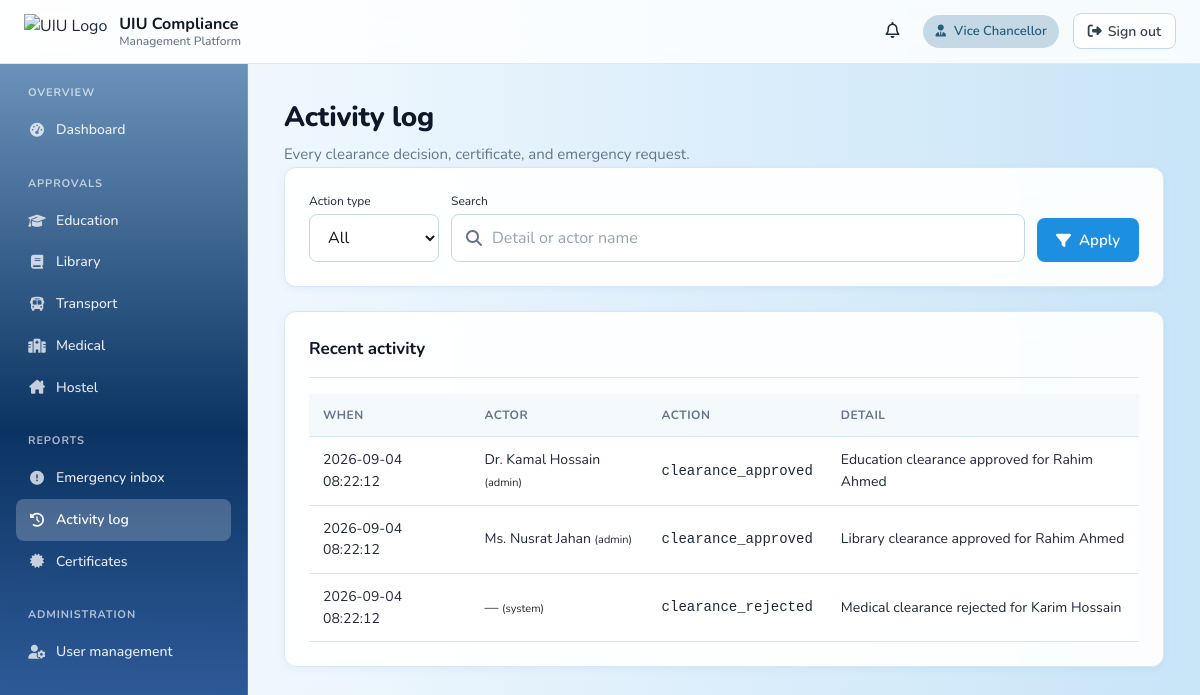
Page /vc/activity-log.php (signed in) on the committed database.
### tables this page shows
CREATE TABLE activity_log (
    id            INT UNSIGNED AUTO_INCREMENT PRIMARY KEY,
    actor_id      INT UNSIGNED NULL,
    action        VARCHAR(80) NOT NULL,
    target_type   VARCHAR(40) NULL,
    target_id     INT UNSIGNED NULL,
    detail        VARCHAR(500) NULL,
    created_at    DATETIME NOT NULL DEFAULT CURRENT_TIMESTAMP,
    CONSTRAINT fk_act_actor FOREIGN KEY (actor_id) REFERENCES users(id) ON DELETE SET NULL,
    KEY idx_actor (actor_id),
    KEY idx_time (created_at),
    KEY idx_action (action)
);

CREATE TABLE users (
    id           INT UNSIGNED AUTO_INCREMENT PRIMARY KEY,
    role         ENUM('student','admin','vc') NOT NULL,
    full_name    VARCHAR(120) NOT NULL,
    email        VARCHAR(190) NOT NULL,
    password     VARCHAR(255) NOT NULL,           
    student_id   VARCHAR(40)  NULL,               
    employee_id  VARCHAR(40)  NULL,             
    department   VARCHAR(60)  NULL,
    status       ENUM('active','suspended') NOT NULL DEFAULT 'active',
    created_at   DATETIME     NOT NULL DEFAULT CURRENT_TIMESTAMP,
    updated_at   DATETIME     NOT NULL DEFAULT CURRENT_TIMESTAMP ON UPDATE CURRENT_TIMESTAMP,
    UNIQUE KEY uniq_email (email),
    UNIQUE KEY uniq_student_id (student_id),
    UNIQUE KEY uniq_employee_id (employee_id),
    KEY idx_role (role)
);

### backend/config/db.php (called while the page is built, shortened)
<?php
function db(): PDO
{
    static $pdo = null;
    $host    = '127.0.0.1';
    $port    = '3306';
    $name    = 'uiu_clearance';
    $user    = 'root';
    $pass    = '';
    $charset = 'utf8mb4';
    $dsn = "mysql:host={$host};port={$port};dbname={$name};charset={$charset}";
    $options = [
        PDO::ATTR_ERRMODE            => PDO::ERRMODE_EXCEPTION,
        PDO::ATTR_DEFAULT_FETCH_MODE => PDO::FETCH_ASSOC,
        PDO::ATTR_EMULATE_PREPARES   => false,
    ];
    try {
        $pdo = new PDO($dsn, $user, $pass, $options);
    } catch (PDOException $e) {
        http_response_code(500);
        echo "<h2>Database Error</h2>";
        echo "<pre>";
        echo $e->getMessage();
        echo "</pre>";
        exit;
    }
    return $pdo;
}

### vc/activity-log.php (the view, shortened to what this page needs)
<?php
$rows = [];
$search = trim((string)($_GET['q'] ?? ''));
$where = ['1=1']; $params = [];
try {
    $sql = "SELECT al.*, u.full_name AS actor_name, u.role AS actor_role
            FROM activity_log al
            LEFT JOIN users u ON u.id = al.actor_id
            WHERE " . implode(' AND ', $where) . "
            ORDER BY al.created_at DESC LIMIT 200";
    $stmt = db()->prepare($sql);
    $stmt->execute($params);
    $rows = $stmt->fetchAll();
} catch (Throwable $e) {  }
?>
<!DOCTYPE html>
<html lang="en">
<head>
    <link rel="stylesheet" href="../assets/css/theme.css">
    <link rel="stylesheet" href="../assets/css/department-admin.css">
    <link rel="stylesheet" href="https://cdnjs.cloudflare.com/ajax/libs/font-awesome/6.5.1/css/all.min.css">
</head>
<body class="plain-bg">
<header class="topbar">
    <div class="brand">
        <img src="../assets/images/UIU%20LOGO.png" alt="UIU Logo">
        <div class="brand-text">UIU Compliance<span>Management Platform</span></div>
    </div>
    <div class="right">
        <a class="notif-btn" href="../admin/notifications.php"><i class="fa-regular fa-bell"></i></a>
        <span class="role-badge"><i class="fa-solid fa-user-tie"></i> Vice Chancellor</span>
        <a class="logout-btn" href="../backend/actions/logout.php"><i class="fa-solid fa-right-from-bracket"></i> Sign out</a>
    </div>
</header>
<div class="layout">
    <aside class="sidebar">
        <nav class="nav-section">
            <h3>Overview</h3>
            <a class="nav-item" href="dashboard.php"><i class="fa-solid fa-gauge-high"></i> Dashboard</a>
        </nav>
        <nav class="nav-section">
            <h3>Approvals</h3>
            <a class="nav-item" href="../admin/admin-education.php?dept=education"><i class="fa-solid fa-graduation-cap"></i> Education</a>
            <a class="nav-item" href="../admin/admin-education.php?dept=library"><i class="fa-solid fa-book"></i> Library</a>
            <a class="nav-item" href="../admin/admin-education.php?dept=transport"><i class="fa-solid fa-bus"></i> Transport</a>
            <a class="nav-item" href="../admin/admin-education.php?dept=medical"><i class="fa-solid fa-hospital"></i> Medical</a>
            <a class="nav-item" href="../admin/admin-education.php?dept=hostel"><i class="fa-solid fa-house-chimney"></i> Hostel</a>
        </nav>
        <nav class="nav-section">
            <h3>Reports</h3>
            <a class="nav-item" href="emergency-inbox.php"><i class="fa-solid fa-circle-exclamation"></i> Emergency inbox</a>
            <a class="nav-item active" href="activity-log.php"><i class="fa-solid fa-clock-rotate-left"></i> Activity log</a>
            <a class="nav-item" href="certificates.php"><i class="fa-solid fa-certificate"></i> Certificates</a>
        </nav>
        <nav class="nav-section">
            <h3>Administration</h3>
            <a class="nav-item" href="user-management.php"><i class="fa-solid fa-user-gear"></i> User management</a>
        </nav>
    </aside>
    <main class="main">
        <div class="page-head">
            <h1>Activity log</h1>
            <p>Every clearance decision, certificate, and emergency request.</p>
        </div>
        <section class="card mb-24">
            <form method="GET" class="filter-row">
                <div class="filter-field">
                    <label>Action type</label>
                    <select name="action" class="input">
                        <option value="">All</option>
                    </select>
                </div>
                <div class="filter-field" style="flex:1;">
                    <label>Search</label>
                    <div class="input"><i class="fa-solid fa-magnifying-glass"></i>
                        <input type="text" name="q" value="<?= htmlspecialchars($search) ?>" placeholder="Detail or actor name">
                    </div>
                </div>
                <div class="filter-field" style="align-self: end;">
                    <button class="btn btn-primary" type="submit"><i class="fa-solid fa-filter"></i> Apply</button>
                </div>
            </form>
        </section>
        <section class="card">
            <div class="card-head"><h2>Recent activity</h2></div>
            <?php if (!$rows): ?>
                <p class="muted">No matching activity.</p>
            <?php else: ?>
            <div class="table-wrap">
                <table class="table">
                    <thead><tr><th>When</th><th>Actor</th><th>Action</th><th>Detail</th></tr></thead>
                    <tbody>
                    <?php foreach ($rows as $a): ?>
                        <tr>
                            <td><?= htmlspecialchars((string)$a['created_at']) ?></td>
                            <td><?= htmlspecialchars((string)($a['actor_name'] ?? '—')) ?> <span class="muted small">(<?= htmlspecialchars((string)($a['actor_role'] ?? 'system')) ?>)</span></td>
                            <td><code><?= htmlspecialchars((string)$a['action']) ?></code></td>
                            <td><?= htmlspecialchars((string)($a['detail'] ?? '')) ?></td>
                        </tr>
                    <?php endforeach; ?>
                    </tbody>
                </table>
            </div>
            <?php endif; ?>
        </section>
    </main>
</div>
</body>
</html>

### css/department-admin.css (style rules this page uses)
.table-wrap { overflow-x: auto; margin: 0 -24px -24px; padding: 0 24px 24px; }
.table { width: 100%; min-width: 760px; }

### vc/activity-log.php (style rules this page uses)
.notif-btn { position:relative;color:var(--text);text-decoration:none;padding:6px 10px;border-radius:8px; }
.muted { color:var(--text-muted); }
.small { font-size:11px; }
.filter-row { display:flex;gap:12px;align-items:flex-end;flex-wrap:wrap; }
.filter-field label { display:block;font-size:12px;color:var(--text-muted);margin-bottom:4px; }

### rows in the picture
activity_log: created_at "2026-09-04 08:22:12", actor.full_name "Dr. Kamal Hossain", actor.role "admin", action "clearance_approved", detail "Education clearance approved for Rahim Ahmed"
activity_log: created_at "2026-09-04 08:22:12", actor.full_name "Ms. Nusrat Jahan", actor.role "admin", action "clearance_approved", detail "Library clearance approved for Rahim Ahmed"
activity_log: created_at "2026-09-04 08:22:12", actor_name "—", actor_role "system", action "clearance_rejected", detail "Medical clearance rejected for Karim Hossain"
